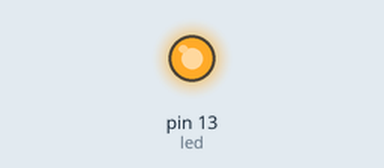
Recording of a sketch running on a simulated Arduino Uno, built with avr-gcc and run on an emulated ATmega328P. On the bench: output pins drawn as LEDs (lit = HIGH).

Above: at 0.5 s.
At 6.2 s:
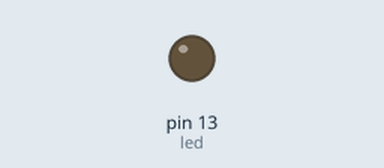
Timing chart, 0 to 9.8 s (numbered marks = the images above):
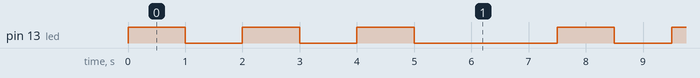

The sketch:

BlinkingLED.ino
```cpp
/*if you want to see the circuit and try this code visit the link below
https://www.tinkercad.com/things/g0ilLsCQfol
*/
int led = 13;
int i;
void setup() {
  pinMode(led,OUTPUT);
}

void loop() {
  //looping, each loop led going to blink ( on and off )
  for(i=0;i<3;i++){
   digitalWrite(led,HIGH); //LED on
   delay(1000);
   digitalWrite(led,LOW); // LED off
   delay(1000);
  }
  //we  stop the blink for 1500 millisecond before it start blinking again
  delay(1500);
  Serial.println("done");
}
```

Measured:
- by itself, pin 13 (led): repeats every 7.5 s: 2 × (LOW 1.0 s, HIGH 1.0 s), LOW 2.5 s, HIGH 1.0 s
- by itself, everything shown: repeats every 7.5 s, in 6 steps
